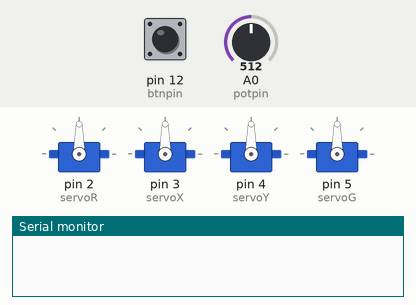
Bench run of a sketch on a simulated Arduino Uno, built with avr-gcc and run on an emulated ATmega328P. Shown: 4 × servo, the last lines printed to the serial monitor. The test bench sets the inputs (shaded band); at power-on: A0 (potpin) = 512, pin 12 (btnpin) HIGH.

Above: at 1.2 s.
1.3 s: A0 (potpin) set to 716
At 1.6 s:
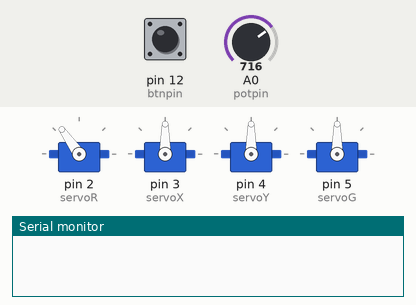
2.8 s: pin 12 (btnpin) pulled LOW for 0.15 s
At 3.3 s:
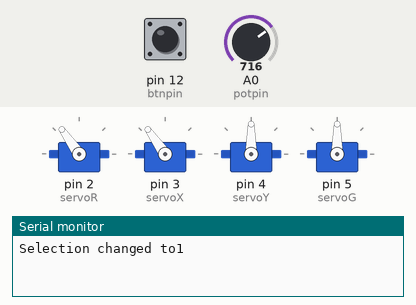
4.4 s: pin 12 (btnpin) pulled LOW for 1 s
At 5.9 s:
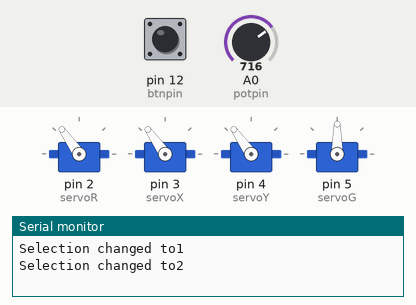
6.9 s: A0 (potpin) set to 900
At 8.1 s:
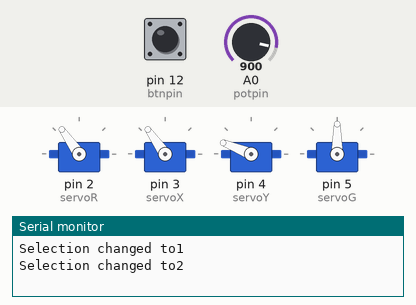
8.4 s: pin 12 (btnpin) pulled LOW for 0.15 s
At 9.7 s:
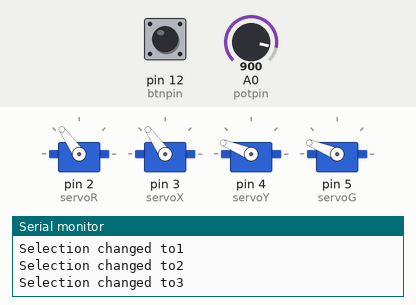
10.0 s: A0 (potpin) set to 1023
At 11.4 s:
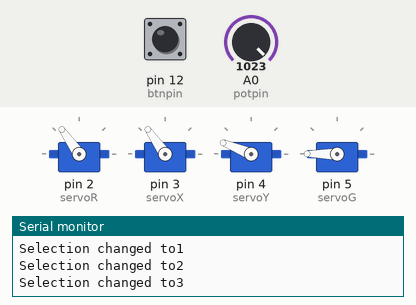
Timing chart, 0 to 12.5 s (numbered marks = the images above; inputs shaded):
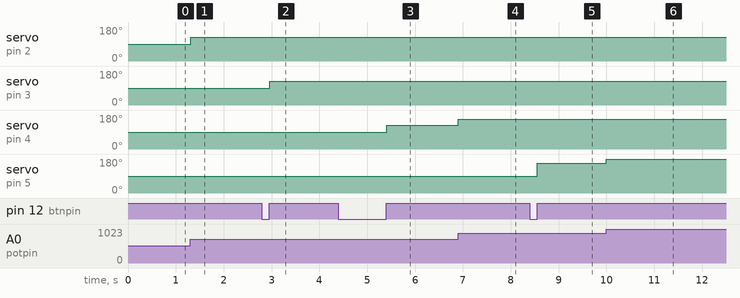

Measured:
- after the input at 1.3 s, servo on pin 2 (servoR): 90° → 125° at once
- after the input at 2.8 s, servo on pin 3 (servoX): 90° → 125° after 0.16 s
- after the input at 4.4 s, servo on pin 4 (servoY): 90° → 125° after 1.0 s
- after the input at 6.9 s, servo on pin 4 (servoY): 125° → 158° at once
- after the input at 8.4 s, servo on pin 5 (servoG): 90° → 158° after 0.15 s
- after the input at 10.0 s, servo on pin 5 (servoG): 158° → 180° at once

The sketch:

Knob.ino
```cpp
/*
 Controlling a servo position using a potentiometer (variable resistor)
 by Michal Rinott <http://people.interaction-ivrea.it/m.rinott>

 modified on 8 Nov 2013
 by Scott Fitzgerald
 http://www.arduino.cc/en/Tutorial/Knob
*/

#include <Servo.h>

Servo servoR;
Servo servoX;
Servo servoY;
Servo servoG;


const int btnpin = 12;
const int potpin = A0;  // analog pin used to connect the potentiometer

int potval;    // variable to read the value from the analog pin

int lastbBtnState = HIGH; // the previous state from the input pin
int currentBtnState;    // the current reading from the input pin
int servoCase = 0;

void setup() {
  pinMode(btnpin, INPUT_PULLUP);
  servoR.attach(2);
  servoX.attach(3);
  servoY.attach(4);
  servoG.attach(5);
    Serial.begin(9600);
}

void loop() {
  currentBtnState = digitalRead(btnpin);
  if(lastbBtnState == LOW && currentBtnState == HIGH)
  {
    servoCase++;
    if (servoCase == 4)
      servoCase = 0;
    Serial.print("Selection changed to");
    Serial.println(servoCase);
  }

  potval = analogRead(potpin);            // reads the value of the potentiometer (value between 0 and 1023)
  potval = map(potval, 0, 1023, 0, 180);     // scale it for use with the servo (value between 0 and 180)

  switch (servoCase)
  {
    case 0:
      servoR.write(potval);
      break;
    case 1:
      servoX.write(potval);
      break;
    case 2:
      servoY.write(potval);
      break;
    case 3:
      servoG.write(potval);
      break;
  }
  lastbBtnState = currentBtnState;

                    // sets the servo position according to the scaled value
  delay(15);                           // waits for the servo to get there
}
```
